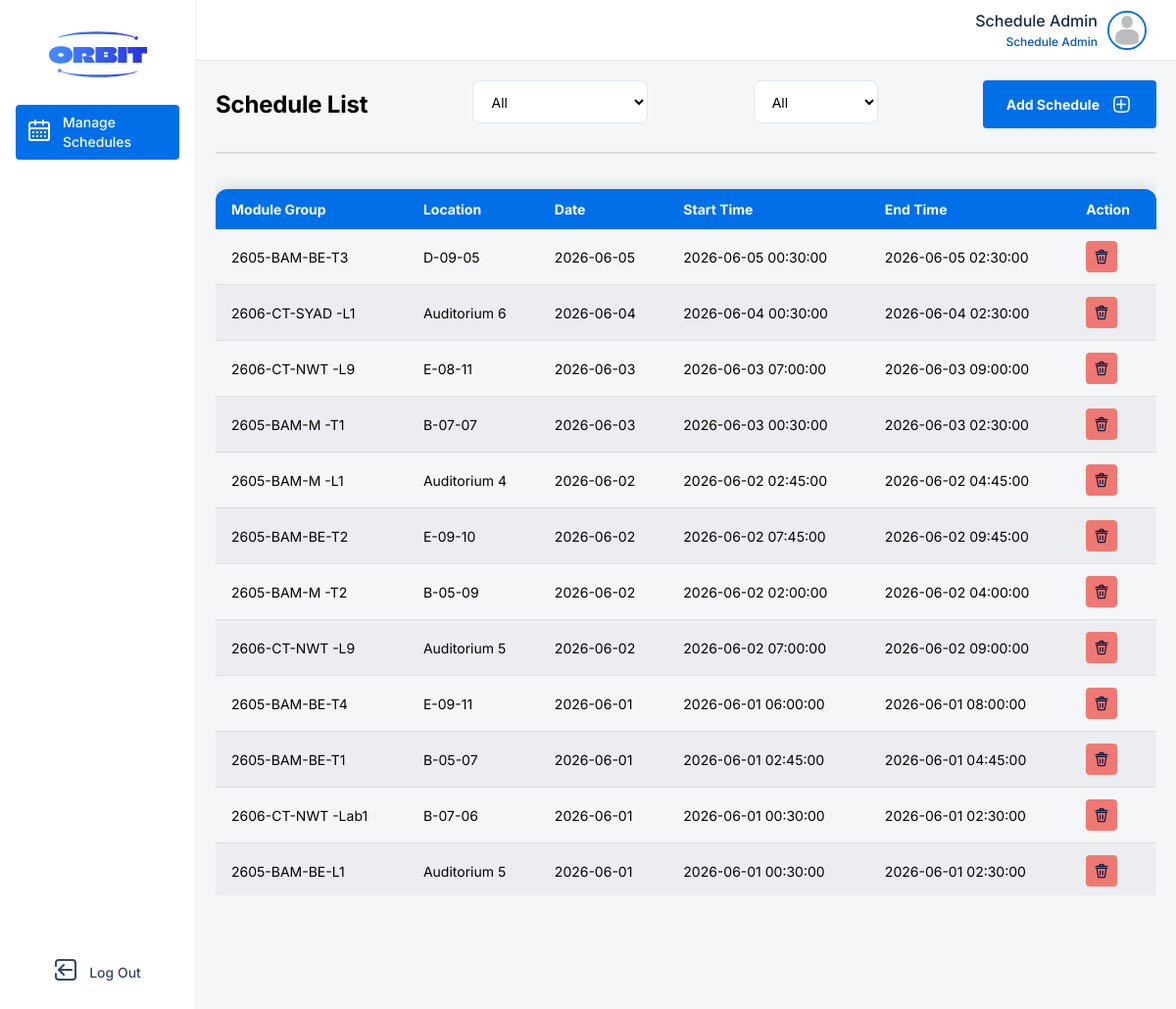
The app's page /client/src/pages/schedule-management/dashboard.php (signed in), older data.
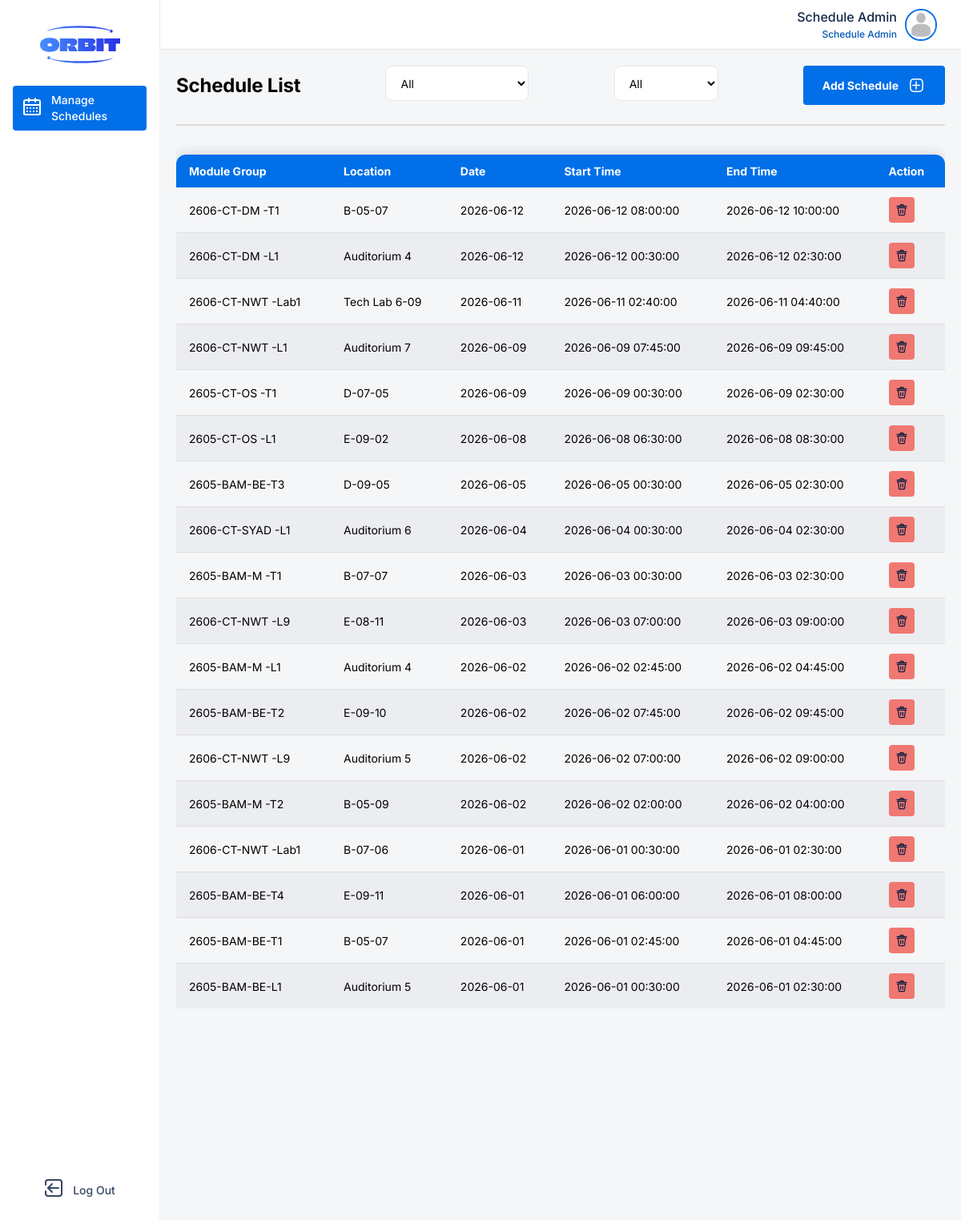
The same page, newer data.
### tables this page shows
CREATE TABLE IF NOT EXISTS `user` (
  `user_id` int NOT NULL AUTO_INCREMENT,
  `name` varchar(255) NOT NULL,
  `password` varchar(255) NOT NULL,
  `email` varchar(50) NOT NULL,
  `phone` varchar(15) NOT NULL,
  `picture` varchar(50) DEFAULT NULL,
  `role` varchar(20) NOT NULL,
  PRIMARY KEY (`user_id`)
);

CREATE TABLE IF NOT EXISTS `schedule` (
  `schedule_id` int NOT NULL AUTO_INCREMENT,
  `module_group_id` varchar(25) NOT NULL,
  `classroom_id` int NOT NULL,
  `start_time` timestamp NOT NULL,
  `end_time` timestamp NOT NULL,
  `date` date NOT NULL,
  PRIMARY KEY (`schedule_id`),
  KEY `module_group_id` (`module_group_id`),
  KEY `classroom_id` (`classroom_id`)
);

CREATE TABLE IF NOT EXISTS `location` (
  `location_id` varchar(20) NOT NULL,
  `name` varchar(255) NOT NULL,
  `floor` varchar(4) NOT NULL,
  `type` varchar(50) NOT NULL,
  PRIMARY KEY (`location_id`)
);

### server/models/user.php (called while the page is built, shortened)
<?php
class User {
    private $connection;
    public function __construct($database) {
        $this->connection = $database;
    }
    public function getUser($userID):array {
        $result = [
            "error" => True,
            "id" => $userID,
            "name" => "",
            "password" => "",
            "email" => "",
            "phone" => "",
            "picture" => "",
            "role" => ""
        ];
        $sql = "SELECT * FROM user WHERE user_id = $userID;";
        $statement = mysqli_query($this->connection, $sql);
        $user = mysqli_fetch_array($statement);
        if ($user) {
            $result["error"] = False;
            $result["name"] = $user["name"];
            $result["password"] = $user["password"];
            $result["email"] = $user["email"];
            $result["phone"] = $user["phone"];
            $result["picture"] = $user["picture"];
            $result["role"] = $user["role"];
        }
        return $result;
    }
}
?>

### server/controllers/manage-user.php (called while the page is built, shortened)
<?php
require_once ROOT.MODELS.'/user.php';
class ManageUser {
    private $userEditor;
    public function __construct() {
        global $connect;
        $this->userEditor = new User($connect);
    }
    public function get($id):array {
        $result = [
            "error" => True,
        ];
        $user = $this->userEditor->getUser($id);
        $result["error"] = $user["error"];
        if ($result["error"]) {
            return $result;
        } else {
            $result["userID"] = $user["id"];
            $result["name"] = $user["name"];
            $result["password"] = $user["password"];
            $result["email"] = $user["email"];
            $result["phone"] = $user["phone"];
            $result["picture"] = $user["picture"];
            $result["role"] = $user["role"];
        }
        return $result;
    }
}
?>

### server/routes/user-management-route.php (called while the page is built, shortened)
<?php
require_once ROOT.CONTROLLERS.'/manage-user.php';
$manageUser = new ManageUser();
function getUser($id) {
    global $manageUser;
    $data = $manageUser->get($id);
    return $data;
}
?>

### server/controllers/schedule-controller.php (called while the page is built, shortened)
<?php
require_once ROOT . CONTROLLERS . '/manage-user.php';
class ScheduleController {
    private $connection;
    public function __construct() {
        global $connect;
        $this->connection = $connect;
    }
    public function getScheduleList($filter) {
        if ($filter['intakeID'] === $filter['week'] && $filter['intakeID'] === "All") {
            $sql = "SELECT * FROM schedule s
                    LEFT JOIN classroom c ON s.classroom_id = c.classroom_id
                    LEFT JOIN location l ON l.location_id = c.location_id
                    ORDER BY date DESC";
        }
        $statement = mysqli_query($this->connection, $sql);
        $result = [];
        while ($schedule = mysqli_fetch_array($statement)) {
            $result[] = [
                "scheduleID" => $schedule['schedule_id'],
                "moduleGroupID" => $schedule['module_group_id'],
                "locationID" => $schedule["location_id"],
                "location" => $schedule["name"],
                "startTime" => $schedule["start_time"],
                "endTime" => $schedule["end_time"],
                "date" => $schedule["date"]
            ];
        }
        return $result;
    }
}
?>

### server/routes/schedule-management-route.php (called while the page is built, shortened)
<?php
require_once ROOT . CONTROLLERS . '/schedule-controller.php';
$scheduleController = new ScheduleController();
function getScheduleList($input) {
    global $scheduleController;
    return $scheduleController->getScheduleList($input);
}
?>

### client/src/features/schedule-management/schedule-component.php (the view, shortened to what this page needs)
<?php
function renderScheduleTable($scheduleList, $intakeID, $week)
{
?>
    <div class="table-container">
    <table class="users-table">
        <thead>
            <tr>
                <th>Module Group</th>
                <th>Location</th>
                <th>Date</th>
                <th>Start Time</th>
                <th>End Time</th>
                <th>Action</th>
            </tr>
        </thead>
        <tbody>
            <?php foreach ($scheduleList as $schedule):
            ?>
                <tr>
                    <td><?php echo $schedule['moduleGroupID']; ?></td>
                    <td><?php echo $schedule['location']; ?></td>
                    <td><?php echo $schedule['date']; ?></td>
                    <td><?php echo $schedule['startTime']; ?></td>
                    <td><?php echo $schedule['endTime']; ?></td>
                    <td>
                        <form class="actions" method="post" action="<?php echo SERVICES ?>/manage-schedule-service.php">
                            <button class="action-btn" id="delete-btn" name="deleteSchedule" type="submit">
                            </button>
                        </form>
                    </td>
                </tr>
            <?php endforeach; ?>
        </tbody>
    </table>
    </div>
<?php
}
?>

### client/src/shared/components/header.php (shortened to what this page needs)
<?php
function createHead($title, $cssFiles, $boolean=true) {
    echo "<!DOCTYPE html>
    <html lang='en'>
    <head>
    <meta charset='UTF-8'>
    <meta name='viewport' content='width=device-width, initial-scale=1.0'>
    <link rel='icon' type='image/png' href='" . ICONS . "/orbit-logo-square.svg'>
    <title>" . $title . "</title>";
    echo '<link rel="stylesheet" type="text/css" href="' . STYLES . '/global.css?version=' . time() . '">';
    echo '<link rel="stylesheet" type="text/css" href="' . STYLES . '/modal.css?version=' . time() . '">';
    foreach ($cssFiles as $file) {
        echo '<link rel="stylesheet" type="text/css" href="' . STYLES . '/' . $file . '?version=' . time() . '">';
    }
    echo "</head>
    <body>
    <main class='content-container'>";
}
?>

### client/src/shared/navigation-bar/admin-nav-bar.php (shortened to what this page needs)
<?php
function renderNavItem($name, $iconFilename, $link, $pageId)
{
    $activeClass = (isset($_SESSION['currentPage']) && $_SESSION['currentPage'] == $pageId) ? 'active' : '';
    echo "<li class='nav-item {$activeClass}' id='{$pageId}'>";
    echo "<a href='{$link}'>";
    echo "<div class='icon'>";
    echo "</div>";
    echo "<span>{$name}</span>";
    echo "</a>";
    echo "</li>";
}
function renderNavBar()
{
    $userRole = $_SESSION['role'] ?? 'guest';
    echo '<div class="nav-bar">';
    echo '<div class="logo-wrapper">';
    echo '<img class="logo" src="' . ASSETS . '/icons/orbit-logo.svg" alt="Orbit Logo">';
    echo '</div>';
    echo '<div class="nav-wrapper">';
    echo '<ul class="nav-list">';
    switch ($userRole) {
        case 'Schedule Admin':
            $dashboardPath = PAGES . "/schedule-management/dashboard.php";
            renderNavItem('Manage Schedules', 'calendar-icon.svg', $dashboardPath, 'manageschedules');
            break;
    }
    echo '</ul>';
    echo '</div>';
    if ($userRole !== 'guest') {
        echo '<ul class="nav-list logout-section">';
        echo '</ul>';
    }
    echo '</div>';
}
function renderContentTopBar($name, $role, $profileImg = UPLOADS . '/default-profile.png') {
    echo '<div class="top-bar">';
    echo '<div class="profile" onClick="openModal(\'userProfileView\')">';
    echo '<div class="name-and-role">';
    echo '<span class="username">' . htmlspecialchars($name) . '</span>';
    echo '<span class="role">' . htmlspecialchars($role) . '</span>';
    echo '</div>';
    echo '<div class="profile-img-container">';
    echo '<img src="' . $profileImg . '" alt="Profile Image" class="profile-img">';
    echo '</div>';
    echo '</div>';
    echo '</div>';
}
?>

### client/src/pages/schedule-management/dashboard.php (shortened to what this page needs)
<?php
include_once ROOT . COMPONENTS . '/header.php';
include_once ROOT . COMPONENTS . '/footer.php';
require_once ROOT . NAVIGATION . '/admin-nav-bar.php';
require_once ROOT . SERVICES . '/manage-schedule-service.php';
require_once ROOT . FEATURES . '/schedule-management/schedule-component.php';
$user = getUser($_SESSION['userID']);
$name = $user['name'];
$role = $user['role'];
$cssFiles = ['admin-nav-bar.css', "admin-top-bar.css", 'manage-users.css', 'form.css'];
createHead("Orbit | Schedule Management", $cssFiles);
renderNavBar();
renderContentTopBar($name, $role);
$intakeID = "All";
$week = "All";
?>
<div class="page-content">
    <div class="manage-users-container">
        <div class="title-btn-wrapper">
            <span class="manage-users-header">Schedule List</span>
            <?php
            echo "
            <div class='form-input'>
                <select id='selectIntake' name='selectIntake' class='select-input'>
                <option value='All'>All</option>";
            echo "
                </select>
            </div>
            ";
            echo "
            <div class='form-input'>
                <select id='selectWeek' name='selectWeek' class='select-input'>
                <option value='All'>All</option>";
            echo "
                </select>
            </div>
            ";
            ?>
            <div class="add-user-btn" onclick="openModal('createScheduleForm')">
                <span class="btn-text">
                    Add Schedule
                </span>
            </div>
        </div>
        <hr class="divider">
        <?php
        $scheduleList = getScheduleList(["intakeID" => $intakeID, "week" => $week]);
        renderScheduleTable($scheduleList, $intakeID, $week);
        ?>
    </div>
</div>
<?php
createFooter(false);
?>

### client/src/shared/components/footer.php (shortened to what this page needs)
<?php
function createFooter(bool $boolean) {
    $footer = "";
    $loadingOverlay = COMPONENTS . '/loading-overlay.js';
    $modalScript = MODALS . '/modal-script.js';
    echo "<script src='$loadingOverlay'></script>
    </main>$footer</body>
    <script src='$modalScript'></script>
    </html>";
}

### client/src/styles/global.css (style rules this page uses)
*, *::before, *::after { margin: 0; padding: 0; box-sizing: border-box; font-family: "Inter", sans-serif; }

### client/src/styles/modal.css (style rules this page uses)
:root { --text-highlight: #007aff; --link-hover: #0057b5; --heading-2-color: #354764; --heading-color: #091e42; --id-bg-text: #dfe2e6; --id-text: #4a4a4b; --light-shadow: rgba(0, 0, 0, 0.1); --overlay-bg: rgba(0, 0, 0, 0.2); --profile-border: #007aff; }

### client/src/styles/admin-nav-bar.css (style rules this page uses)
.nav-bar { display: flex; position: sticky; top: 0px; left: 0px; flex-direction: column; align-items: center; height: 100vh; width: fit-content; min-width: 200px; padding: 32px 16px; background: white; border-right: 1px solid #f0f0f0; z-index: 999; }
.logo { width: 100px; height: auto; flex-shrink: 0; aspect-ratio: 135/64; }
.icon { width: 24px; height: auto; aspect-ratio: 1/1; }
.nav-wrapper { flex: 1; display: flex; flex-direction: column; margin-top: 24px; }
.nav-list { padding: 0; margin: 0; list-style: none; display: flex; flex-direction: column; gap: 8px; }
.nav-item { list-style: none; list-style-type: none; }
.nav-item a { display: flex; padding: 8px 12px; align-items: center; gap: 12px; align-self: stretch; border-radius: var(--Container-corner-radius, 4px); text-decoration: none; color: var(--Foundation-Neutral-N600, #354764); font-family: Inter; font-size: 14px; font-style: normal; font-weight: 500; line-height: 20px; transition: 0.1s; }
.nav-item.active a { background-color: #006fe8; color: white; }

### client/src/styles/admin-top-bar.css (style rules this page uses)
body { background-color: #F5F6F7; }
.content-container { display: flex; flex-direction: row; }
.top-bar { position: fixed; top: 0; left: 0; width: 100%; height: 62px; display: flex; flex-direction: column; justify-content: center; padding: 0px 20px; align-items: flex-end; gap: 20px; border-bottom: 0.5px solid rgba(0, 0, 0, 0.1); background: #fff; }
.profile { display: flex; flex-direction: row; align-items: center; justify-content: flex-end; padding: 10px; gap: 10px; cursor: pointer; border-radius: 4px; transition: 0.2s ease; }
.profile-img-container { width: 40px; height: 40px; flex-shrink: 0; }
.profile-img { width: 100%; height: 100%; border-radius: 50%; object-fit: cover; border: 2px solid var(--Foundation-Blue-blue-600, #006fe8); }
.name-and-role { display: flex; flex-direction: column; align-items: flex-end; gap: 4px; }
.username { color: var(--Foundation-Neutral-N800, #15294b); text-align: center; font-family: Inter; font-size: 16px; font-style: normal; font-weight: 500; line-height: normal; }
.role { color: var(--Foundation-Blue-blue-700, #0057b5); text-align: center; font-family: Inter; font-size: 12px; font-style: normal; font-weight: 500; line-height: normal; }

### client/src/styles/form.css (style rules this page uses)
:root { --primary-blue: #2563eb; --bg-subtle: rgba(245, 246, 247, 0.8); --border-color: #e2e8f0; --text-main: #1e293b; --text-muted: #64748b; }
.form-input { display: flex; flex-direction: column; gap: 8px; align-self: stretch; }
.text-input, .select-input { width: 100%; height: 44px; padding: 10px 14px; border: 1px solid var(--border-color); border-radius: 8px; font-size: 14px; transition: border-color 0.2s, box-shadow 0.2s; background-color: #fff; box-sizing: border-box; }

Row changes from the older to the newer data that the page shows:
added schedule: module_group "2606-CT-DM -T1", location.name "B-05-07", date "2026-06-12", start_time "2026-06-12 08:00:00", end_time "2026-06-12 10:00:00"
added schedule: module_group "2606-CT-DM -L1", location.name "Auditorium 4", date "2026-06-12", start_time "2026-06-12 00:30:00", end_time "2026-06-12 02:30:00"
added schedule: module_group "2606-CT-NWT -Lab1", location.name "Tech Lab 6-09", date "2026-06-11", start_time "2026-06-11 02:40:00", end_time "2026-06-11 04:40:00"
added schedule: module_group "2606-CT-NWT -L1", location.name "Auditorium 7", date "2026-06-09", start_time "2026-06-09 07:45:00", end_time "2026-06-09 09:45:00"
added schedule: module_group "2605-CT-OS -T1", location.name "D-07-05", date "2026-06-09", start_time "2026-06-09 00:30:00", end_time "2026-06-09 02:30:00"
added schedule: module_group "2605-CT-OS -L1", location.name "E-09-02", date "2026-06-08", start_time "2026-06-08 06:30:00", end_time "2026-06-08 08:30:00"
shown differently, row unchanged: schedule "2605-BAM-M -T1": moves up the list
shown differently, row unchanged: schedule (number 13 of 18 on the later page): moves up the list
shown differently, row unchanged: schedule (number 15 of 18 on the later page): moves up the list
